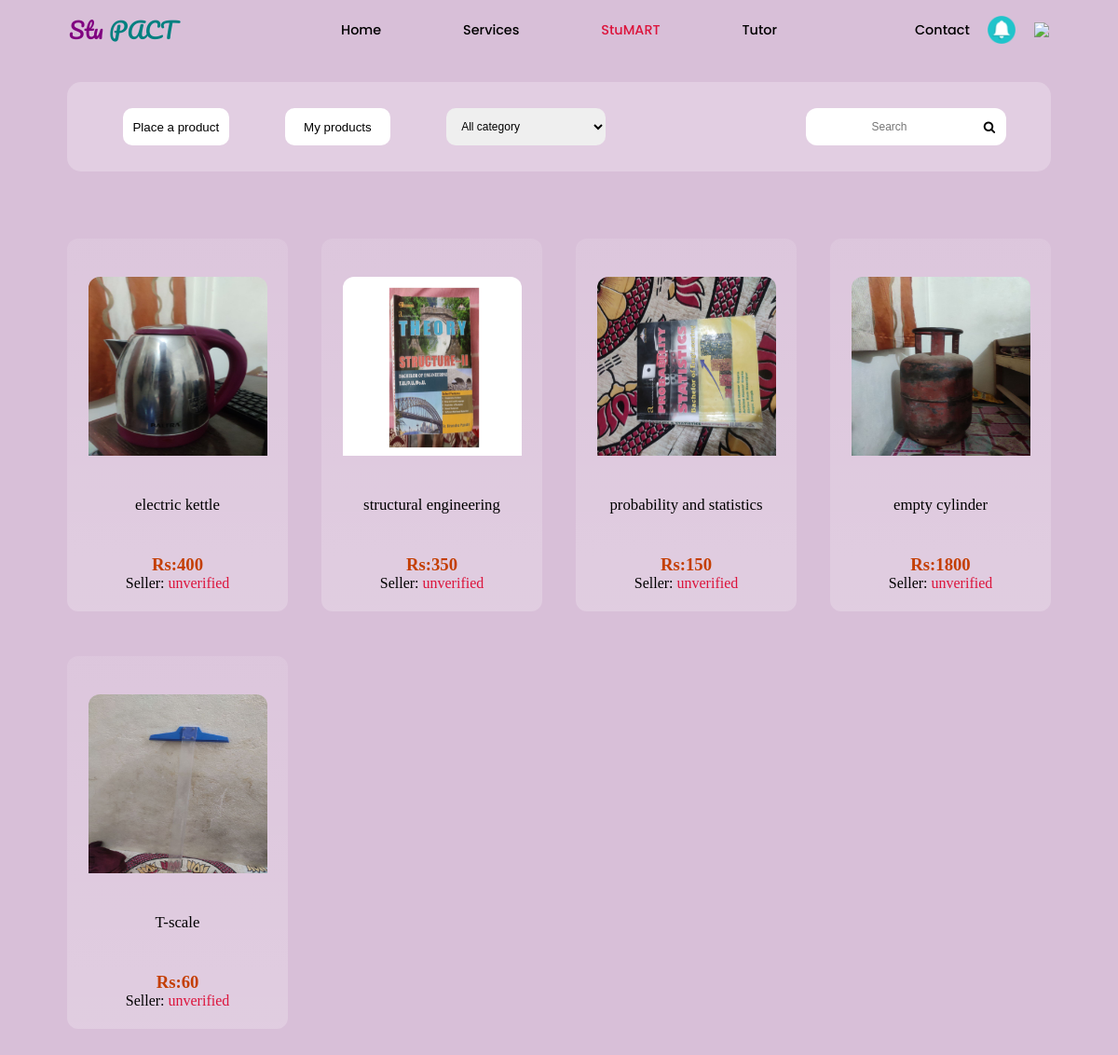
Before: /stumart (signed in) with the older database file.
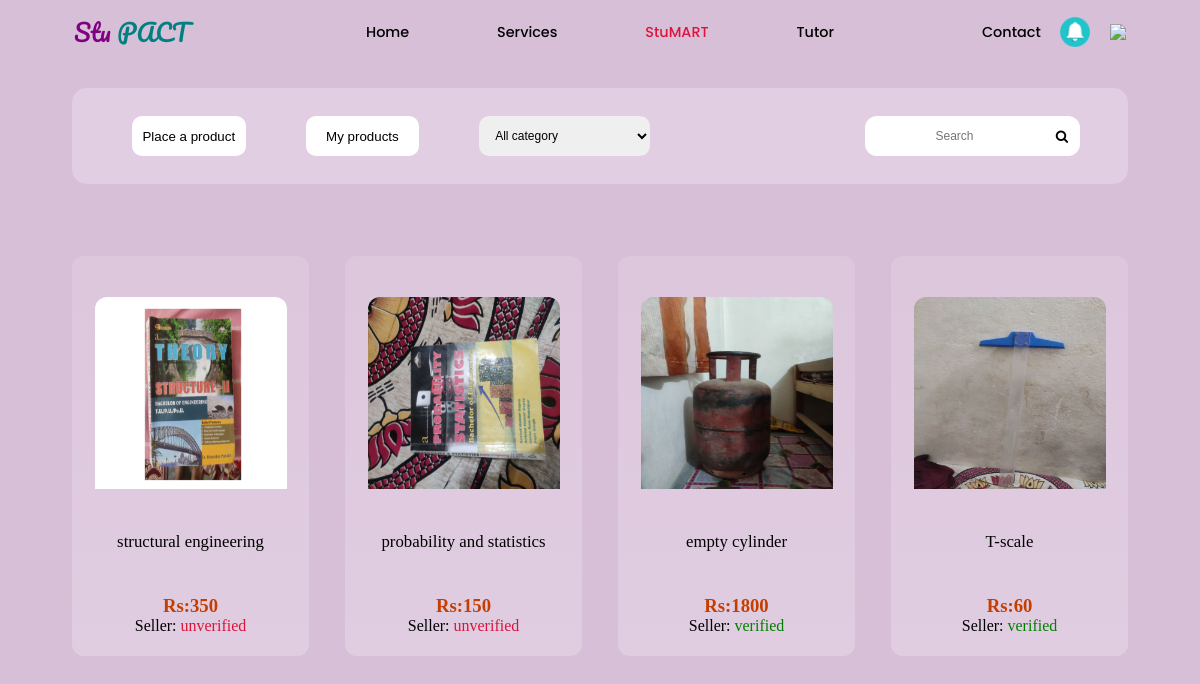
After: the same page with the newer database file.
### dataforstupact/models.py (models this page shows)
class stumartmodel(models.Model):
    id=models.UUIDField(primary_key=True,default=uuid.uuid4)
    title=models.CharField(max_length=30,blank=True)
    username=models.CharField(max_length=30)
    image=models.ImageField(upload_to="stumart/products/",blank=True)
    price=models.IntegerField(default=0)
    details=models.TextField(blank=True)
    category=models.CharField(max_length=30,default="other")
    time=models.DateTimeField(auto_now_add=True,blank=True)
    verify=models.BooleanField(default=False,blank=True)

### stupact/views.py (the view)
# urls.py: path('stumart',views.stumartfunc,name="stumart"),
def stumartfunc(request):
    variable=stumartmodel.objects.all()
    user=mymodel.objects.get(username=request.session["Username"])
    if len(user.phonenumber)<10 or len(user.first_name)<3 or len(user.last_name)<3:
        check=1
    else:
        check=0
    data=list()
    if request.method=="POST":
        value=request.POST.get("search")
        allobj=[i.title for i in variable]
        allobj2=[i for i in allobj if i[0:len(value)]==value]
        variable=[i for i in variable if i.title in allobj2 ]
    for i in variable:
        if i.username!=request.session["Username"] and i.verify == False:
            temp=dict()
            temp["id"]=i.id
            temp["verify"]=mymodel.objects.get(username=i.username).verified
            temp["username"]=i.username
            temp["title"]=i.title
            temp["image"]=i.image
            temp["price"]=i.price
            temp["discription"]=i.details
            temp["time"]=timeagofunc(i.time)
            data.append(temp)
    paginate=Paginator(data,8)
    pageno=request.GET.get("page")
    page=paginate.get_page(pageno)
    data2={
        "itemlist":page,
        "category":"all",
        "check":check,
        "count":range(1,paginate.num_pages+1)
    }
    return render(request,"stumart.html",data2)

### stupact/views.py (called while the page is built)
def timeagofunc(time):
            today = datetime.now(timezone.utc)
            diff=today-time
            diff=str(diff).split(':')
            diff=[i[0:2] for i in diff]
            times=["secs","mins","hrs","days","months","years"]
            ans=""
            try:
                diff.remove('0')
                diff.remove('00')
            except:
                pass
            ans=diff[0]+times[len(diff)-1]
            return(ans)

### templates/stumart.html
{% include 'navbar.html' %}
{% include "stumart/topbar.html" %}
<section class="items">
    {% for i in itemlist %}
    <div  onclick="location.href='{% url "productinfo" i.id %}'" class="singleitem" style="position:relative;">
        <img style="height:16vw;width:16vw;margin-top:2.5vh;border-radius:12px 12px 0px 0px;" src="/media/{{i.image}}">
        <p style="font-family:Patrick Hand;font-size: 1.4vw;font-family:Roboto-Regular;">{{i.title}}</p>
        <div id="details">
        <h3 style="color:rgb(196, 62, 0);">Rs:{{i.price}}</h3>
        <p>Seller:
            {% if i.verify == False %}<span style="color:crimson;">unverified</span>
            {% else %}
            <span style="color:green;">verified</p>
                {% endif %}
        </p>
    </div>
    </div>
    {% endfor %}
</section>
</main>
{% include "stumart/paginate.html" %}
<br><br><br>
</body>
</html>

Changed rows visible on the page:
no longer on this page (row edited): stumartmodel: image (picture), title "electric kettle"
Other visible differences:
list line gone: "unverified"
new list line: "verified"
list line gone: "Rs: 400 Seller: unverified"
